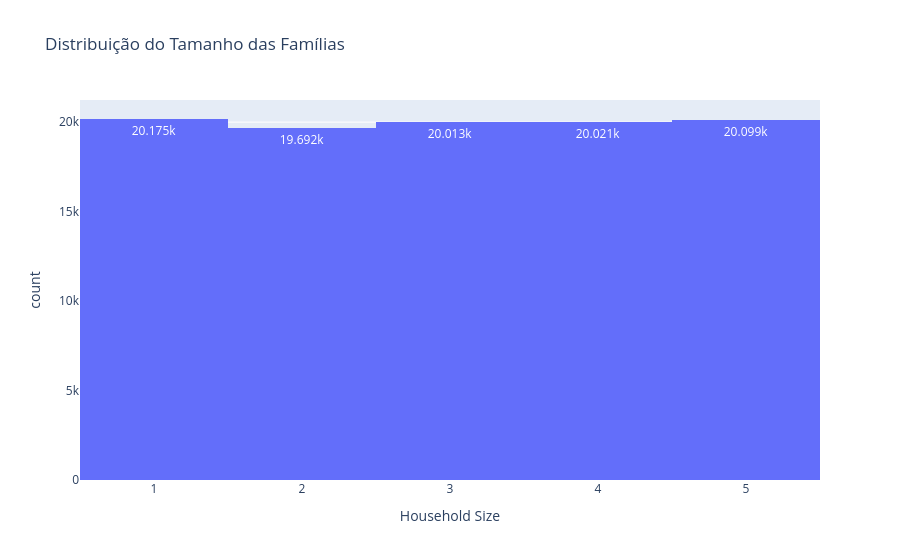

Notebook code cell kept with this figure:
### Markdown cell above
## a) 1 variável quantitativa discreta, na sequência, extraia pelo menos 2 insights da tabela utilizando #: **Household Size**

### Esta variável é classificada como quantitativa discreta pois representa uma contagem de unidades inteiras (pessoas), onde não existem valores fracionários (não é possível ter 2,5 pessoas em uma casa).
### Insights Extraídos:

- Correlação Consumo vs. Densidade Populacional: 

Embora a variável Household Size permita investigar a relação entre número de moradores e consumo de energia, os resultados indicam que não há correlação linear significativa entre essas variáveis. O consumo total de energia apresenta pouca variação entre residências de diferentes tamanhos, sugerindo que fatores como tipo de aparelho e padrão de uso têm maior influência no consumo energético.

- Identificação de Outliers de Eficiência: 

Ao analisar o consumo por pessoa (kWh per capita), observa-se que residências com poucos moradores apresentam valores significativamente mais elevados em comparação com residências maiores. Esse comportamento indica a presença de outliers de eficiência, possivelmente associados ao uso intensivo de aparelhos de alto consumo, como aquecedores e sistemas de ar-condicionado, ou à ausência de compartilhamento do consumo energético.

Esse padrão evidencia a presença de economia de escala no consumo energético residencial.

### Code cell
px.histogram(df, x='Household Size', title='Distribuição do Tamanho das Famílias',text_auto=True)

### Figure 1 — Plotly figure (JSON) as saved in the notebook; plotly's stock layout.template omitted (floating-point values rounded to 4 significant figures; data arrays with more than 128 entries replaced by an {"elided": "..."} marker saying what was removed)
{"data": [{"bingroup": "x", "hovertemplate": "Household Size=%{x}<br>count=%{y}<extra></extra>", "legendgroup": "", "marker": {"color": "#636efa", "pattern": {"shape": ""}}, "name": "", "orientation": "v", "showlegend": false, "texttemplate": "%{value}", "type": "histogram", "x": {"elided": "100000 int values"}, "xaxis": "x", "yaxis": "y"}], "layout": {"barmode": "relative", "legend": {"tracegroupgap": 0}, "title": {"text": "Distribuição do Tamanho das Famílias"}, "xaxis": {"anchor": "y", "domain": [0, 1], "title": {"text": "Household Size"}}, "yaxis": {"anchor": "x", "domain": [0, 1], "title": {"text": "count"}}}}
